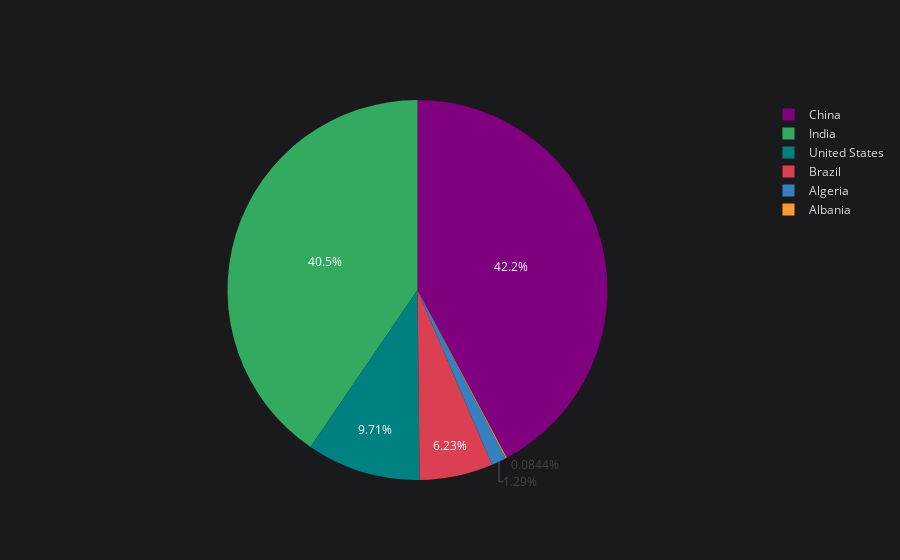

Notebook code for this chart:
### Code cell
# Nuevo tipo de gráfico TIPO PASTEL
data2020 = data[data.index.isin([2020])][['Albania','Algeria','India', 'China', "Brazil", "United States"]].T

data2020 = data2020.rename(columns={2020:"2020"})

data2020.reset_index().iplot(kind="pie", labels="Pais", values="2020")

### Figure 1 — Plotly figure (JSON) as saved in the notebook; plotly's stock layout.template omitted (floating-point values rounded to 4 significant figures)
{"data": [{"labels": ["Albania", "Algeria", "India", "China", "Brazil", "United States"], "marker": {"colors": ["rgba(255, 153, 51, 1.0)", "rgba(55, 128, 191, 1.0)", "rgba(50, 171, 96, 1.0)", "rgba(128, 0, 128, 1.0)", "rgba(219, 64, 82, 1.0)", "rgba(0, 128, 128, 1.0)"]}, "name": "", "type": "pie", "values": [2877797, 43851044, 1380004385, 1439323776, 212559417, 331002651]}], "layout": {"autosize": true, "legend": {"bgcolor": "#1A1A1C", "font": {"color": "#D9D9D9"}}, "paper_bgcolor": "#1A1A1C", "plot_bgcolor": "#1A1A1C", "title": {"font": {"color": "#D9D9D9"}}}}
